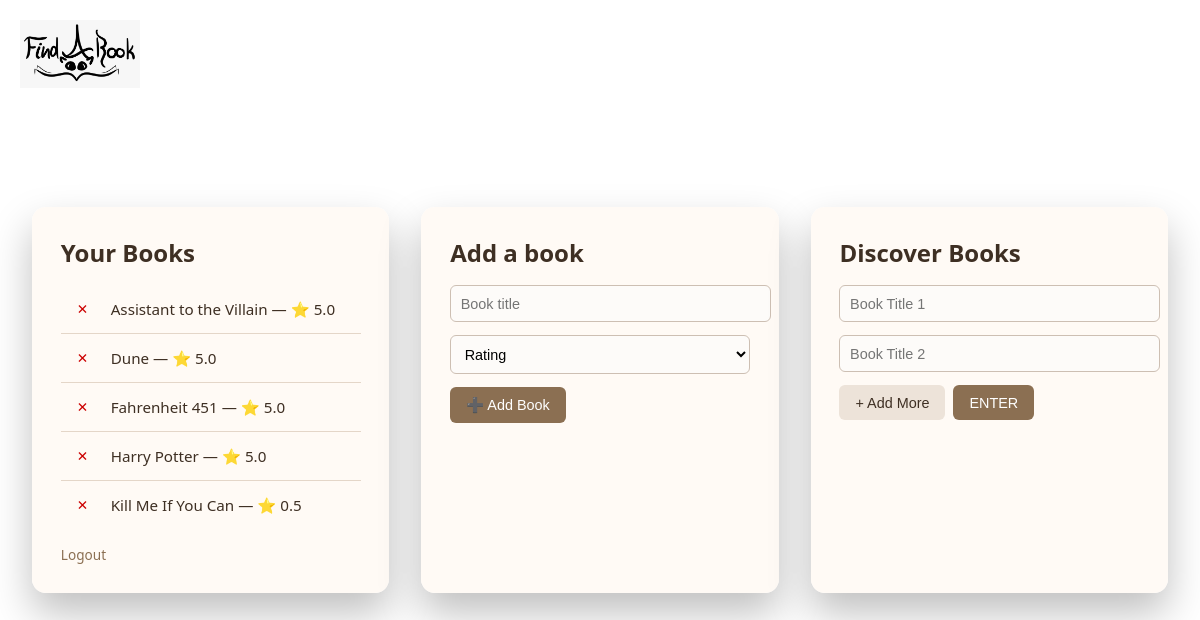
The page /dashboard (signed in) on the database as committed earlier.
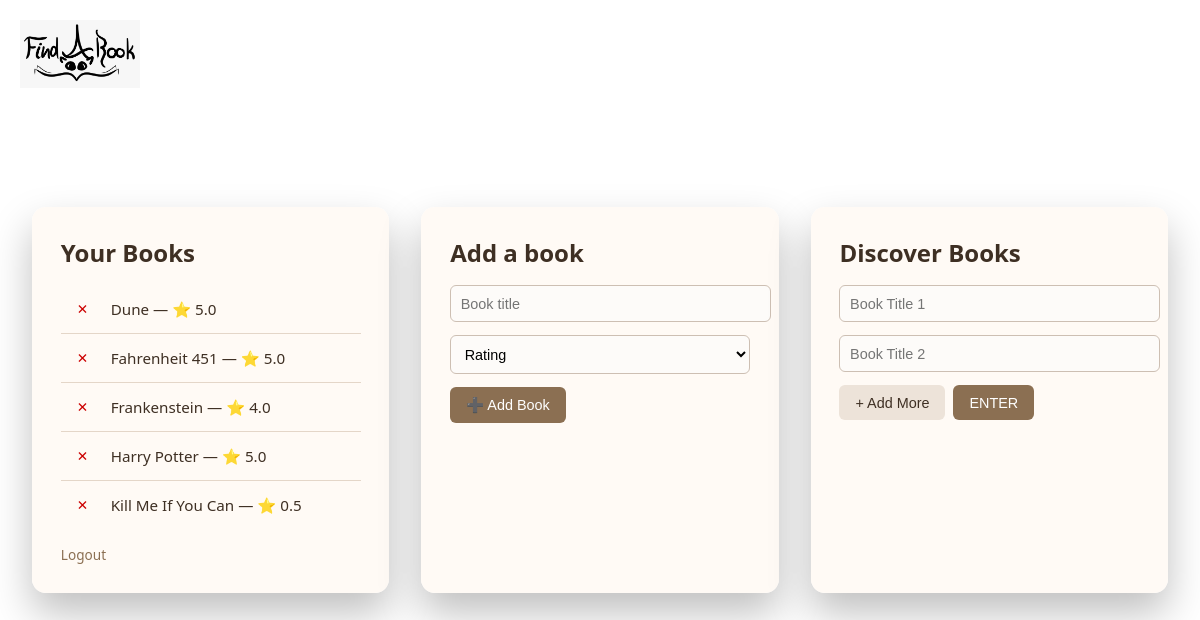
The same page on the database as committed later.
### app/model/user_book.py (models this page shows)
class UserBook(Base):
    __tablename__ = "user_books"
    user_id = Column(
        Integer,
        ForeignKey("users.id"),
        primary_key=True
    )
    book_id = Column(
        Integer,
        ForeignKey("books.id"),
        primary_key=True
    )
    rating = Column(Float, nullable=False)
    __table_args__ = (
        CheckConstraint(
            "rating >= 0.5 AND rating <= 5",
            name="rating_range"
        ),
    )

### app/routes.py (the view)
@main_bp.route("/dashboard")
def dashboard():
    if not require_login():
        return redirect(url_for("auth.login"))
    is_guest = session.get("is_guest", False)
    users_books_and_ratings = []
    if not is_guest:
        user_id = session["user_id"]
        service = MatchingService()
        users_books_and_ratings = service.get_users_books(user_id)
        service.db.close()
    return render_template(
        "dashboard.html",
        books_ratings=users_books_and_ratings,
        is_guest=is_guest  # HTML sayfasına misafir olup olmadığını söylüyoruz
    )

### app/repo/fyb_repo.py (called while the page is built)
    def get_book_titles_and_ratings_for_user(self, user_id: int) -> List[Tuple[int, str, int]]:
        rows = (
            self.db.query(
                Book.id,
                Book.title,
                UserBook.rating
            )
            .join(UserBook, Book.id == UserBook.book_id)
            .filter(UserBook.user_id == user_id)
            .order_by(Book.title)
            .all()
        )
        return rows  # [(id, title, rating)]

### app/routes.py (called while the page is built)
def require_login():
    return "user_id" in session or session.get("is_guest")

### app/service/matching_service.py (called while the page is built)
    def get_users_books(self, user_id: int) -> Union[List[Any], List[Tuple[Book, int]]]:
        titles_and_ratings = self.repo.get_book_titles_and_ratings_for_user(user_id)
        books_and_ratings = [tuple((Book(id=row[0], title=row[1]), row[2])) for row in titles_and_ratings]
        if not books_and_ratings:
            return []
        return books_and_ratings

### app/ui/template/dashboard.html (shortened to what this page needs)
<!DOCTYPE html>
<html lang="en">
<head>
</head>
<body>
<img src="{{ url_for('static', filename='logo_cat.jpeg') }}" alt="Logo" class="page-logo">
<div class="dashboard">
    <div class="container">
        <h2>Your Books</h2>
        <ul class="no-bullets">
        {% for book, rating in books_ratings %}
            <li>
                <form method="post"
                      action="/delete-book"
                      style="display:inline">
                    <button type="submit"
                            style="
                                background:none;
                                border:none;
                                color:#c00;
                                cursor:pointer;
                                font-size:0.9em;
                            "
                            title="Remove from my list">
                        ✕
                    </button>
                </form>
                {{ book.title }} — ⭐ {{ rating }}
            </li>
        {% else %}
            <li>No books yet</li>
        {% endfor %}
    </ul>
        <a href="/logout">Logout</a>
    </div>
    <div class="container">
        <h2>Add a book</h2>
<form method="post" action="/add-book">
  <input
    type="text"
    name="title"
    placeholder="Book title"
    required
  >
  <select name="rating" required>
    <option value="">Rating</option>
  </select>
  <button type="submit">➕ Add Book</button>
</form>
    </div>
    <div class="container">
        <h2>Discover Books</h2>
        <form id="searchForm" action="/results" method="POST">
            <div id="input-container">
                <input type="text" name="book1" placeholder="Book Title 1" required>
                <input type="text" name="book2" placeholder="Book Title 2" required>
            </div>
            <div class="controls">
                <button type="button" id="add-btn">+ Add More</button>
                <button type="submit">ENTER</button>
            </div>
        </form>
    </div>
</div>
</body>
</html>

Rows that differ between the two databases and show on the page:
removed UserBook: title "Assistant to the Villain", rating "5.0"
added UserBook: title "Frankenstein", rating "4.0"
